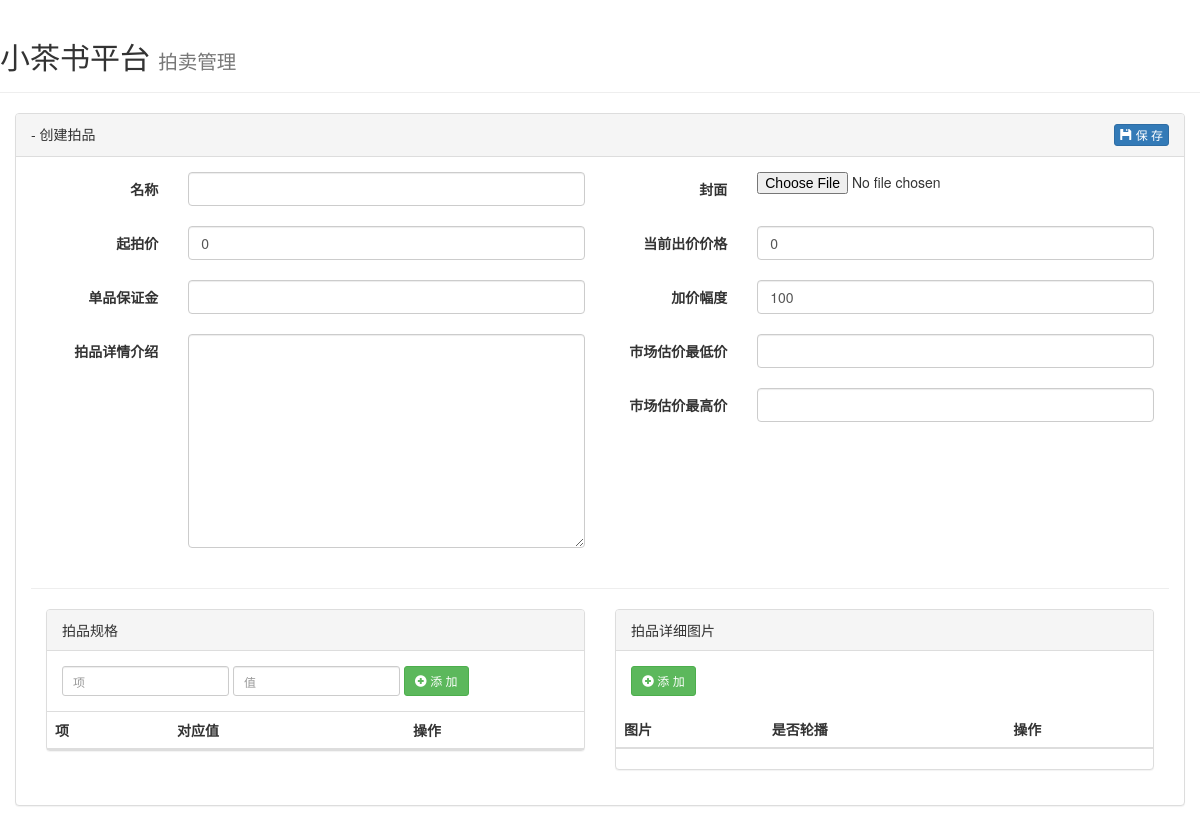
/web/auction/add/17/, run on an earlier commit of the app's database.
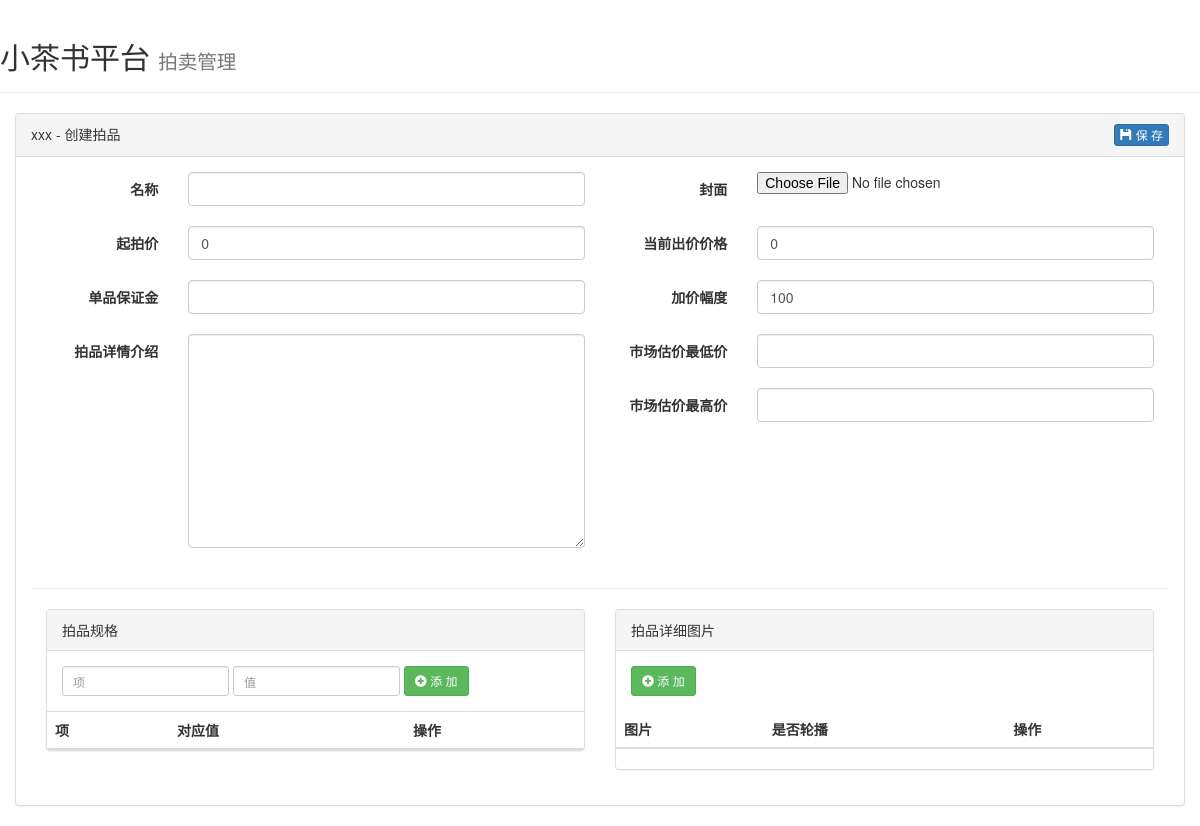
And on a later commit of the database.
### sale/models.py (models this page shows, shortened)
class SaleCategory(models.Model):
    image_url = models.FileField(verbose_name="专场首页图片", max_length=256)
    video_url = models.CharField(verbose_name="专场首页视频", max_length=256, null=True, blank=True)
    title = models.CharField(verbose_name="专场标题", max_length=64)
    status_choice = (
        (1, "未开始"),
        (2, "预展中"),
        (3, "拍卖中"),
        (4, "已结束"),
    )
    status = models.IntegerField(verbose_name="状态", choices=status_choice, default=1)
    preview_start_time = models.DateTimeField(verbose_name="预展时间", null=True, blank=True)
    start_time = models.DateTimeField(verbose_name="开始时间")
    end_time = models.DateTimeField(verbose_name="结束时间")
    cash_deposit = models.PositiveIntegerField(verbose_name="全场保证金", default=10000)
    commodity_count = models.PositiveIntegerField(verbose_name="拍品数量", default=0)
    bid_count = models.PositiveIntegerField(verbose_name="出价次数", default=0)
    onlook_count = models.PositiveIntegerField(verbose_name="围观次数", default=0)
    trading_volume = models.PositiveIntegerField(verbose_name="成交金额", default=0)
    class Meta:
        verbose_name_plural = "拍卖专场"

### web/views/SaleCategory/auction_item_show.py (the view, shortened to what this page needs)
# urls.py: url(r"^auction/add/(?P<salecategory_id>\d+)/$",auction_item_show.add,name="auction_item_add"),
@csrf_exempt
def add(request, salecategory_id):
    salecategory_obj = models.SaleCategory.objects.filter(id=salecategory_id).first()
    if request.method == "GET":
        form = salecategorymodelform.AuctionItemAddModelForm()
        return render(request, "web/auction_item_add.html", {"salecategory_obj": salecategory_obj, "form": form})

### web/webModelForm/salecategorymodelform.py (shortened to what this page needs)
class AuctionItemAddModelForm(BootstrapModelForm):
    exclude_bootstrap_class = ['image_url']
    class Meta:
        model = models.Commodity
        exclude = ['salecategory', 'turing_number', 'status', 'transaction_price', 'video_url', 'bid_count',
                   'browse_number']

### web/templates/web/auction_item_add.html (shortened to what this page needs)
{% extends 'layout.html' %}
{% load staticfiles %}
{% block content %}
    <div class="container-fluid">
        <div class="panel panel-default">
            <div class="panel-heading clearfix">{{ salecategory_obj.title }} - 创建拍品
                <a class="btn btn-primary btn-xs" style="float: right;" id="btnSave">
                    <span class="glyphicon glyphicon-floppy-disk" aria-hidden="true"></span> 保 存
                </a>
            </div>
            <div class="panel-body">
                <div class="form-horizontal clearfix">
                    <form id="itemForm">
                        {% for field in form %}
                            <div class="col-sm-6">
                                <div class="form-group">
                                    <label for="{{ field.id_for_label }}"
                                           class="col-sm-3 control-label">{{ field.label }}</label>
                                    <div class="col-sm-9" style="position: relative;">
                                        {{ field }}
                                    </div>
                                </div>
                            </div>
                        {% endfor %}
                    </form>
                </div>
                <hr/>
                <div class="clearfix">
                    <div class="col-sm-6">
                        <div class="panel panel-default">
                            <div class="panel-heading">拍品规格</div>
                            <div class="panel-body">
                                <div class="form-inline">
                                    <div class="form-group" style="position: relative;">
                                        <input type="text" class="form-control input-sm" placeholder="项" id="title">
                                    </div>
                                    <div class="form-group">
                                        <input type="text" class="form-control input-sm" placeholder="值" id="content">
                                    </div>
                                    <a class="btn btn-success btn-sm" id="btnAddSpecification">
                                        <span class="glyphicon glyphicon-plus-sign" aria-hidden="true"></span> 添 加
                                    </a>
                                </div>
                            </div>
                            <table class="table">
                                <thead>
                                <tr>
                                    <th>项</th>
                                    <th>对应值</th>
                                    <th>操作</th>
                                </tr>
                                </thead>
                            </table>
                        </div>
                    </div>
                    <div class="col-sm-6">
                        <div class="panel panel-default">
                            <div class="panel-heading">拍品详细图片</div>
                            <div class="panel-body">
                                <a class="btn btn-success btn-sm" id="btnAddImage">
                                    <span class="glyphicon glyphicon-plus-sign" aria-hidden="true"></span> 添 加
                                </a>
                            </div>
                            <form id="imageForm">
                                <table class="table">
                                    <thead>
                                    <tr>
                                        <th>图片</th>
                                        <th>是否轮播</th>
                                        <th>操作</th>
                                    </tr>
                                    </thead>
                                </table>
                            </form>
                        </div>
                    </div>
                </div>
            </div>
        </div>
    </div>
{% endblock %}

What changed in the data, as far as the page shows it:
added SaleCategory: title "xxx"
